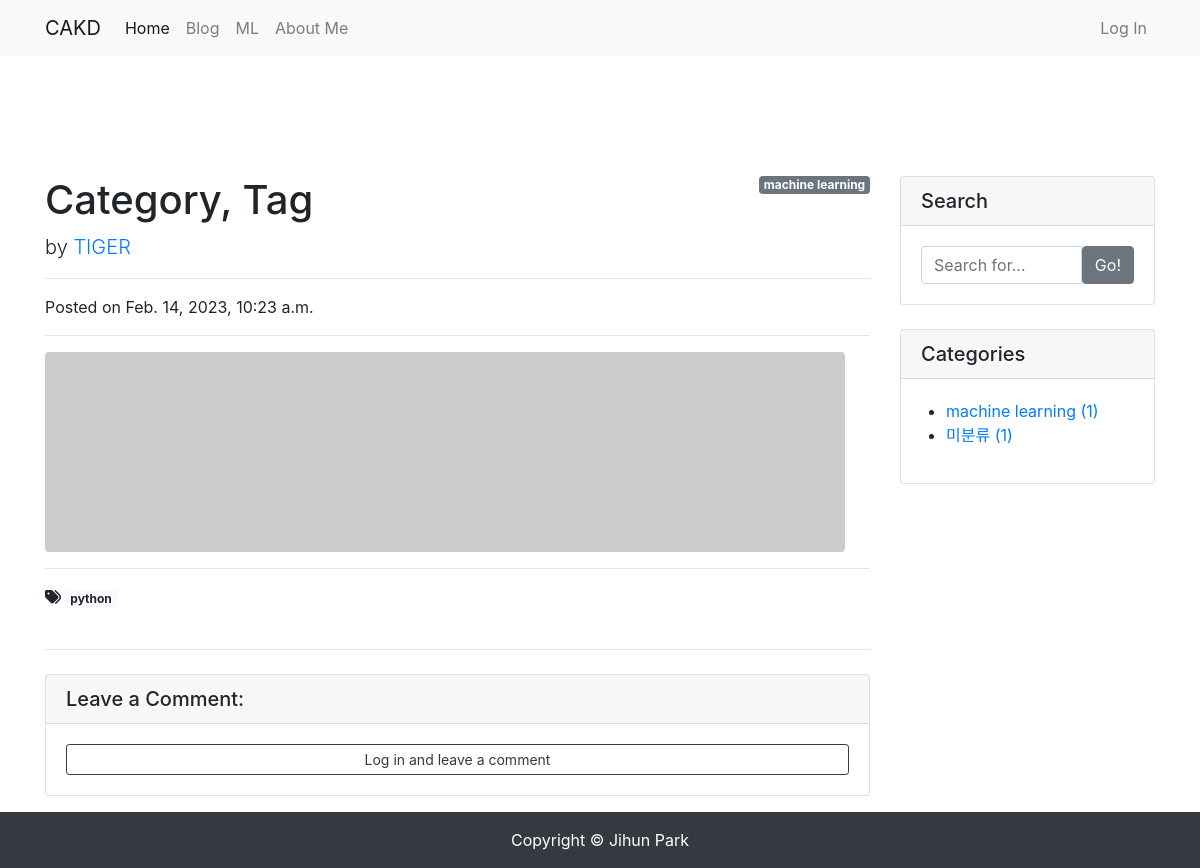
Page /blog/2/ on the earlier database version.
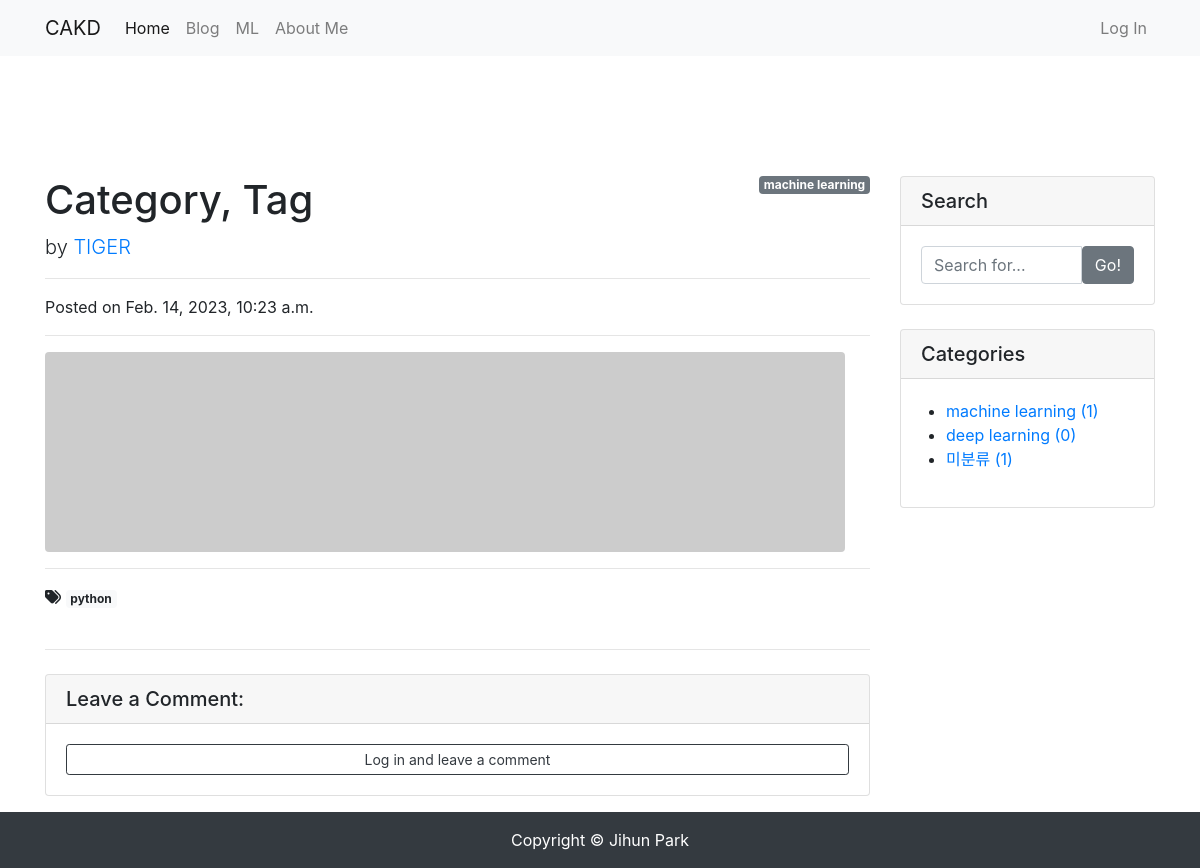
Same page on the later database version.
### blog/models.py (models this page shows)
class Tag(models.Model):
    name = models.CharField(max_length=50)
    slug = models.SlugField(max_length=200, unique=True, allow_unicode=True)
    def __str__(self):
        return self.name
    def get_absolute_url(self):
        return f'/blog/tag/{self.slug}/'

class Category(models.Model):
    name = models.CharField(max_length=50, unique=True)
    slug = models.SlugField(max_length=200, unique=True, allow_unicode=True)
    def __str__(self):
        return self.name
    def get_absolute_url(self):
        return f'/blog/category/{self.slug}/'
    class Meta:
        verbose_name_plural = 'categories'

### blog/views.py (the view)
# urls.py: path('<int:pk>/', views.PostDetail.as_view()),
class PostDetail(DetailView):
    model = Post
    def get_context_data(self, **kwargs):
        context = super(PostDetail, self).get_context_data()
        context['categories'] = Category.objects.all()
        context['no_category_post_count'] = Post.objects.filter(category=None).count()
        context['commet_form'] = CommentForm
        return context

### blog/models.py (called while the page is built)
    def get_content_markdown(self):
        return markdown(self.content)

### blog/templates/blog/post_detail.html (shortened to what this page needs)
{% extends 'blog/base.html' %}
{% load crispy_forms_tags %}
{% block main_area %}
    <div id="post-area">
        {% if post.category %}
            <span class="badge badge-secondary float-right">{{ post.category }}</span>
        {% else %}
            <span class="badge badge-secondary float-right">미분류</span>
        {% endif %}
        <h1 class="mt-4">{{ post.title }}</h1>
        <p class="lead">
            by
            <a href="#">{{ post.author | upper }}</a>
        </p>
        <hr>
        <p>Posted on {{ post.created_at }}</p>
        <hr>
        {% if post.head_image %}
            <img class="img-fluid rounded" src="{{ post.head_image.url }}" alt="{{ post.title }} head_image">
        {% else %}
            <img class="img-fluid rounded" src="https://picsum.photos/seed/{{ post.id }}/800/200" alt="random_image">
        {% endif %}
        <hr>
        {% if post.tags.exists %}
            <i class="fas fa-tags"></i>
            {% for tag in post.tags.all %}
                <a href="{{ tag.get_absolute_url }}" class="badge badge-light">{{ tag }}</a>
            {% endfor %}
            <br/>
            <br/>
        {% endif %}
        <hr>
    </div>
    <div id="comment-area">
        <div class="card my-4">
            <h5 class="card-header">Leave a Comment:</h5>
            <div class="card-body">
                {% if user.is_authenticated %}
                <form id="comment-form" method="POST" action="{{ post.get_absolute_url }}new_comment/">
                    {% csrf_token %}
                    <div class="form-group">
                        {{ comment_form | crispy }}
                    </div>
                    <button type="submit" class="btn btn-primary">Submit</button>
                </form>
                {% else %}
                    <a role="button" class="btn btn-outline-dark btn-block btn-sm" href="#" data-toggle="modal" data-target="#loginModal">Log in and leave a comment</a>
                {% endif %}
            </div>
        </div>
    </div>
{% endblock %}

### blog/templates/blog/base.html (shortened to what this page needs)
<!DOCTYPE html>
<html lang="en">
<head>
    <link rel="stylesheet" href="https://cdn.jsdelivr.net/npm/bootstrap@4.5.3/dist/css/bootstrap.min.css">
</head>
<body>
    {% include 'blog/navbar.html' %}
    <div class="container pt-5 my-5">
        <div class="row">
            <div class="col-md-8 col-lg-9" id="main-area">
                {% block main_area %}
                {% endblock %}
            </div>
            <div class="col-md-4 col-lg-3">
                <div class="card my-4">
                    <h5 class="card-header">Search</h5>
                    <div class="card-body">
                        <div class="input-group">
                            <input type="text" class="form-control" placeholder="Search for..." id="search-input">
                            <span class="input-group-btn">
                                    <button class="btn btn-secondary" type="button" onclick="searchPost();">Go!</button>
                                </span>
                        </div>
                    </div>
                </div>
                <div class="card my-4" id="categories-card">
                    <h5 class="card-header">Categories</h5>
                    <div class="card-body">
                        <div class="row">
                            <ul>
                                {% for category in categories %}
                                <li>
                                    <a href="{{ category.get_absolute_url }}">{{ category }} ({{ category.post_set.count }})</a>
                                </li>
                                {% endfor %}
                                <li>
                                    <a href="/blog/category/no_category/">미분류 ({{ no_category_post_count }})</a>
                                </li>
                            </ul>
                        </div>
                    </div>
                </div>
            </div>
        </div>
    </div>
    <div class="fixed-bottom">
    {% include 'blog/footer.html' %}
    </div>
</body>
</html>

Differences in the rows shown:
added Category: name "deep learning", post_set.count "0"
